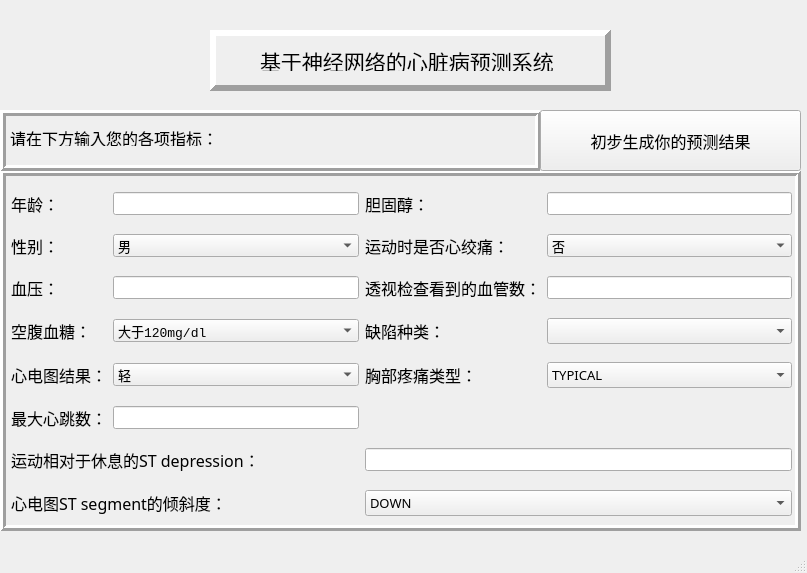
<?xml version="1.0" encoding="UTF-8"?>
<ui version="4.0">
 <class>MainWindow</class>
 <widget class="QMainWindow" name="MainWindow">
  <property name="geometry">
   <rect>
    <x>0</x>
    <y>0</y>
    <width>807</width>
    <height>573</height>
   </rect>
  </property>
  <property name="font">
   <font>
    <family>Consolas</family>
    <pointsize>10</pointsize>
   </font>
  </property>
  <property name="windowTitle">
   <string>MainWindow</string>
  </property>
  <widget class="QWidget" name="centralwidget">
   <widget class="QLabel" name="label">
    <property name="geometry">
     <rect>
      <x>260</x>
      <y>50</y>
      <width>308</width>
      <height>21</height>
     </rect>
    </property>
    <property name="font">
     <font>
      <family>黑体</family>
      <pointsize>16</pointsize>
     </font>
    </property>
    <property name="text">
     <string>基于神经网络的心脏病预测系统</string>
    </property>
    <property name="alignment">
     <set>Qt::AlignLeading|Qt::AlignLeft|Qt::AlignVCenter</set>
    </property>
   </widget>
   <widget class="QLabel" name="label_2">
    <property name="geometry">
     <rect>
      <x>10</x>
      <y>130</y>
      <width>208</width>
      <height>16</height>
     </rect>
    </property>
    <property name="font">
     <font>
      <family>黑体</family>
      <pointsize>12</pointsize>
     </font>
    </property>
    <property name="text">
     <string>请在下方输入您的各项指标：</string>
    </property>
   </widget>
   <widget class="QFrame" name="frame">
    <property name="geometry">
     <rect>
      <x>210</x>
      <y>30</y>
      <width>401</width>
      <height>61</height>
     </rect>
    </property>
    <property name="font">
     <font>
      <family>Agency FB</family>
      <pointsize>12</pointsize>
     </font>
    </property>
    <property name="frameShape">
     <enum>QFrame::Panel</enum>
    </property>
    <property name="frameShadow">
     <enum>QFrame::Raised</enum>
    </property>
    <property name="lineWidth">
     <number>6</number>
    </property>
   </widget>
   <widget class="Line" name="line_2">
    <property name="geometry">
     <rect>
      <x>0</x>
      <y>160</y>
      <width>441</width>
      <height>16</height>
     </rect>
    </property>
    <property name="orientation">
     <enum>Qt::Horizontal</enum>
    </property>
   </widget>
   <widget class="QFrame" name="frame_2">
    <property name="geometry">
     <rect>
      <x>0</x>
      <y>110</y>
      <width>541</width>
      <height>61</height>
     </rect>
    </property>
    <property name="frameShape">
     <enum>QFrame::Box</enum>
    </property>
    <property name="frameShadow">
     <enum>QFrame::Raised</enum>
    </property>
    <property name="lineWidth">
     <number>3</number>
    </property>
   </widget>
   <widget class="QFrame" name="frame_3">
    <property name="geometry">
     <rect>
      <x>0</x>
      <y>170</y>
      <width>801</width>
      <height>361</height>
     </rect>
    </property>
    <property name="frameShape">
     <enum>QFrame::Box</enum>
    </property>
    <property name="frameShadow">
     <enum>QFrame::Raised</enum>
    </property>
    <property name="lineWidth">
     <number>3</number>
    </property>
    <widget class="QWidget" name="layoutWidget">
     <property name="geometry">
      <rect>
       <x>11</x>
       <y>10</y>
       <width>781</width>
       <height>351</height>
      </rect>
     </property>
     <layout class="QGridLayout" name="gridLayout">
      <item row="0" column="0">
       <widget class="QLabel" name="label_3">
        <property name="font">
         <font>
          <family>黑体</family>
          <pointsize>12</pointsize>
         </font>
        </property>
        <property name="text">
         <string>年龄：</string>
        </property>
       </widget>
      </item>
      <item row="0" column="1">
       <widget class="QLineEdit" name="lineEdit"/>
      </item>
      <item row="0" column="2">
       <widget class="QLabel" name="label_7">
        <property name="font">
         <font>
          <family>黑体</family>
          <pointsize>12</pointsize>
         </font>
        </property>
        <property name="text">
         <string>胆固醇：</string>
        </property>
       </widget>
      </item>
      <item row="0" column="3">
       <widget class="QLineEdit" name="lineEdit_4"/>
      </item>
      <item row="1" column="0">
       <widget class="QLabel" name="label_4">
        <property name="font">
         <font>
          <family>黑体</family>
          <pointsize>12</pointsize>
         </font>
        </property>
        <property name="text">
         <string>性别：</string>
        </property>
       </widget>
      </item>
      <item row="1" column="1">
       <widget class="QComboBox" name="comboBox_2">
        <property name="currentIndex">
         <number>1</number>
        </property>
        <item>
         <property name="text">
          <string>女</string>
         </property>
        </item>
        <item>
         <property name="text">
          <string>男</string>
         </property>
        </item>
       </widget>
      </item>
      <item row="1" column="2">
       <widget class="QLabel" name="label_11">
        <property name="font">
         <font>
          <family>黑体</family>
          <pointsize>12</pointsize>
         </font>
        </property>
        <property name="text">
         <string>运动时是否心绞痛：</string>
        </property>
       </widget>
      </item>
      <item row="1" column="3">
       <widget class="QComboBox" name="comboBox_5">
        <property name="currentText">
         <string>否</string>
        </property>
        <property name="currentIndex">
         <number>0</number>
        </property>
        <item>
         <property name="text">
          <string>否</string>
         </property>
        </item>
        <item>
         <property name="text">
          <string>是</string>
         </property>
        </item>
       </widget>
      </item>
      <item row="2" column="0">
       <widget class="QLabel" name="label_6">
        <property name="font">
         <font>
          <family>黑体</family>
          <pointsize>12</pointsize>
         </font>
        </property>
        <property name="text">
         <string>血压：</string>
        </property>
       </widget>
      </item>
      <item row="2" column="1">
       <widget class="QLineEdit" name="lineEdit_2"/>
      </item>
      <item row="2" column="2">
       <widget class="QLabel" name="label_13">
        <property name="font">
         <font>
          <family>黑体</family>
          <pointsize>12</pointsize>
         </font>
        </property>
        <property name="text">
         <string>透视检查看到的血管数：</string>
        </property>
       </widget>
      </item>
      <item row="3" column="0">
       <widget class="QLabel" name="label_8">
        <property name="font">
         <font>
          <family>黑体</family>
          <pointsize>12</pointsize>
         </font>
        </property>
        <property name="text">
         <string>空腹血糖：</string>
        </property>
       </widget>
      </item>
      <item row="3" column="1">
       <widget class="QComboBox" name="comboBox_3">
        <property name="currentIndex">
         <number>1</number>
        </property>
        <item>
         <property name="text">
          <string>小于等于120mg/dl</string>
         </property>
        </item>
        <item>
         <property name="text">
          <string>大于120mg/dl</string>
         </property>
        </item>
       </widget>
      </item>
      <item row="3" column="2">
       <widget class="QLabel" name="label_15">
        <property name="font">
         <font>
          <family>黑体</family>
          <pointsize>12</pointsize>
         </font>
        </property>
        <property name="text">
         <string>缺陷种类：</string>
        </property>
       </widget>
      </item>
      <item row="3" column="3">
       <widget class="QComboBox" name="comboBox_7">
        <property name="font">
         <font>
          <family>黑体</family>
          <pointsize>10</pointsize>
         </font>
        </property>
        <property name="currentIndex">
         <number>0</number>
        </property>
        <item>
         <property name="text">
          <string> </string>
         </property>
        </item>
        <item>
         <property name="text">
          <string>NORM</string>
         </property>
        </item>
        <item>
         <property name="text">
          <string>FIX</string>
         </property>
        </item>
        <item>
         <property name="text">
          <string>REV</string>
         </property>
        </item>
       </widget>
      </item>
      <item row="4" column="0">
       <widget class="QLabel" name="label_9">
        <property name="font">
         <font>
          <family>黑体</family>
          <pointsize>12</pointsize>
         </font>
        </property>
        <property name="text">
         <string>心电图结果：</string>
        </property>
       </widget>
      </item>
      <item row="4" column="1">
       <widget class="QComboBox" name="comboBox_4">
        <item>
         <property name="text">
          <string>轻</string>
         </property>
        </item>
        <item>
         <property name="text">
          <string>重</string>
         </property>
        </item>
       </widget>
      </item>
      <item row="4" column="2">
       <widget class="QLabel" name="label_5">
        <property name="font">
         <font>
          <family>黑体</family>
          <pointsize>12</pointsize>
         </font>
        </property>
        <property name="text">
         <string>胸部疼痛类型：</string>
        </property>
       </widget>
      </item>
      <item row="4" column="3">
       <widget class="QComboBox" name="comboBox_8">
        <property name="font">
         <font>
          <family>黑体</family>
          <pointsize>10</pointsize>
         </font>
        </property>
        <property name="currentIndex">
         <number>3</number>
        </property>
        <item>
         <property name="text">
          <string>ASYMPTOMATIC</string>
         </property>
        </item>
        <item>
         <property name="text">
          <string>NON-ANGINAL</string>
         </property>
        </item>
        <item>
         <property name="text">
          <string>ATYPICAL</string>
         </property>
        </item>
        <item>
         <property name="text">
          <string>TYPICAL</string>
         </property>
        </item>
       </widget>
      </item>
      <item row="5" column="0">
       <widget class="QLabel" name="label_10">
        <property name="font">
         <font>
          <family>黑体</family>
          <pointsize>12</pointsize>
         </font>
        </property>
        <property name="text">
         <string>最大心跳数：</string>
        </property>
       </widget>
      </item>
      <item row="5" column="1">
       <widget class="QLineEdit" name="lineEdit_3"/>
      </item>
      <item row="6" column="0" colspan="2">
       <widget class="QLabel" name="label_14">
        <property name="font">
         <font>
          <family>黑体</family>
          <pointsize>12</pointsize>
         </font>
        </property>
        <property name="text">
         <string>运动相对于休息的ST depression：</string>
        </property>
       </widget>
      </item>
      <item row="7" column="0" colspan="2">
       <widget class="QLabel" name="label_12">
        <property name="font">
         <font>
          <family>黑体</family>
          <pointsize>12</pointsize>
         </font>
        </property>
        <property name="text">
         <string>心电图ST segment的倾斜度：</string>
        </property>
       </widget>
      </item>
      <item row="6" column="2" colspan="2">
       <widget class="QLineEdit" name="lineEdit_6"/>
      </item>
      <item row="7" column="2" colspan="2">
       <widget class="QComboBox" name="comboBox_6">
        <property name="font">
         <font>
          <family>黑体</family>
          <pointsize>10</pointsize>
         </font>
        </property>
        <property name="currentIndex">
         <number>0</number>
        </property>
        <item>
         <property name="text">
          <string>DOWN</string>
         </property>
        </item>
        <item>
         <property name="text">
          <string>FLAT</string>
         </property>
        </item>
        <item>
         <property name="text">
          <string>UP</string>
         </property>
        </item>
       </widget>
      </item>
      <item row="2" column="3">
       <widget class="QLineEdit" name="lineEdit_5"/>
      </item>
     </layout>
    </widget>
   </widget>
   <widget class="QPushButton" name="pushButton">
    <property name="geometry">
     <rect>
      <x>540</x>
      <y>110</y>
      <width>261</width>
      <height>61</height>
     </rect>
    </property>
    <property name="font">
     <font>
      <family>黑体</family>
      <pointsize>12</pointsize>
     </font>
    </property>
    <property name="cursor">
     <cursorShape>PointingHandCursor</cursorShape>
    </property>
    <property name="autoFillBackground">
     <bool>true</bool>
    </property>
    <property name="text">
     <string>初步生成你的预测结果</string>
    </property>
   </widget>
   <zorder>frame_3</zorder>
   <zorder>label</zorder>
   <zorder>label_2</zorder>
   <zorder>frame</zorder>
   <zorder>line_2</zorder>
   <zorder>frame_2</zorder>
   <zorder>pushButton</zorder>
  </widget>
  <widget class="QMenuBar" name="menubar">
   <property name="geometry">
    <rect>
     <x>0</x>
     <y>0</y>
     <width>807</width>
     <height>23</height>
    </rect>
   </property>
  </widget>
  <widget class="QStatusBar" name="statusbar"/>
 </widget>
 <resources/>
 <connections/>
</ui>
